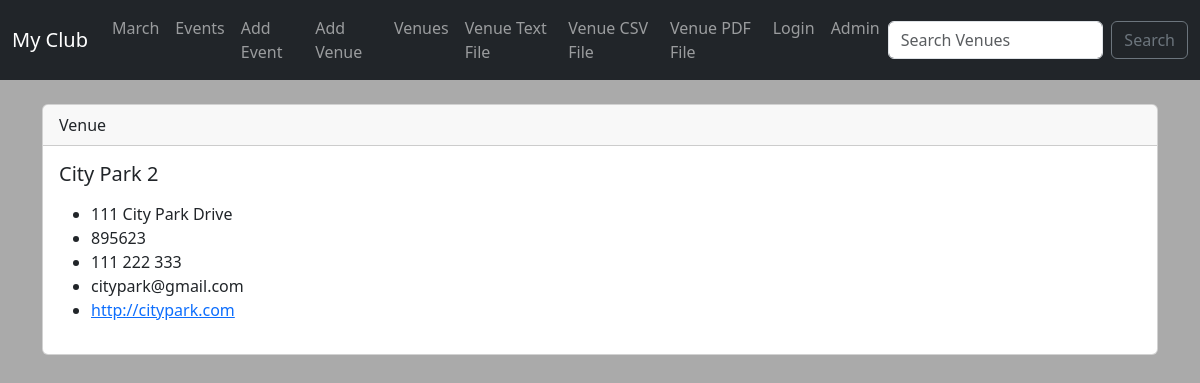
Page /show_venue/1 on the committed database.
### events/models.py (models this page shows)
class Venue(models.Model):
    name = models.CharField(max_length=120)
    address = models.CharField(max_length=300)
    zip_code = models.CharField(max_length=15)
    phone = models.CharField(max_length=25, blank=True)
    web = models.URLField(blank=True)
    email_address = models.EmailField(blank=True)
    def __str__(self):
        return self.name

### events/views.py (the view)
# urls.py: path('show_venue/<venue_id>', views.show_venue, name="show-venue"),
def show_venue(request, venue_id):
    venue = Venue.objects.get(pk=venue_id)
    context = {
        "venue" : venue,
    }
    return render(request, 'show_venue.html', context)

### events/templates/show_venue.html (shortened to what this page needs)
{% extends 'base.html' %}
{% block content %}
        <div class="card">
            <div class="card-header">
                Venue
            </div>
            <div class="card-body">
              <h5 class="card-title">{{ venue }}</h5>
              <p class="card-text">
                <ul>
                <li>{{ venue.address }}</li>
                <li>{{ venue.zip_code }}</li>
                <li>{{ venue.phone }}</li>
                <li>{{ venue.email_address }}</li>
                <li><a href="{{ venue.web }}">{{ venue.web }}</a></li>
                </ul>
              </p>
            </div>
        </div>
{% endblock %}

### rows in the picture
Venue: name "City Park 2", address "111 City Park Drive", zip_code "895623", phone "111 222 333", email_address "citypark@gmail.com", web "http://citypark.com"
